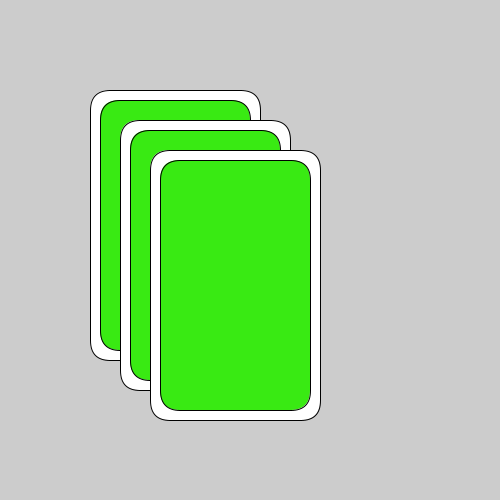
Frame 1 (no input)
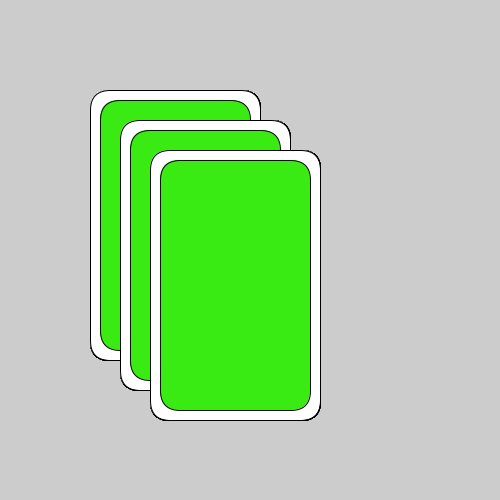
Frame 60 (the mouse pressed at the canvas centre just before this capture)
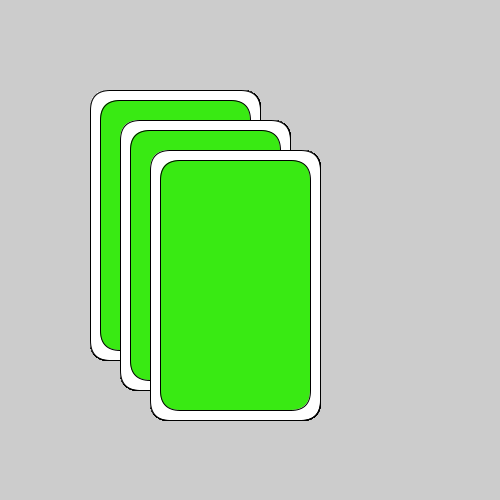
Frame 120 (the mouse held since frame 60 and released just before this capture)

The Processing sketch that drew these frames (run headless with seeded random() and noise(); from frame 60 on, the mouse is pressed at the canvas centre):

// Processing sketch: week02_2_many_cards
// ── week02_2_many_cards.pde
void setup(){
  size(500,500);
}
int W=20;
void draw()
{
  drawCard(100,100);
  drawCard(130,130);
  drawCard(160,160);
}
void drawCard(int x,int y)
{
  fill(255);
  rect(x-W/2,y-W/2,150+W,250+W,20);
  fill(#39EA13);
  rect(x,y,150,250,20);
}
